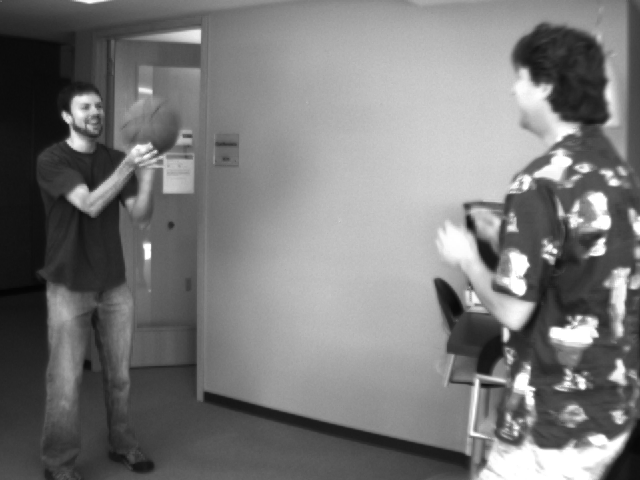
#> input picture person_images/basketball1.png, 640 x 480 px; its folder holds only this picture in this run
$ python count_people_in_image.py
#> lines starting #> are read from the running program, lines starting #| are printed output that depends on the picture; after the words box and inside, x2 and y2 are one past the last pixel; in counts of white or black regions, pixels touching at a corner belong together
#===========================================================================================
#
#title           :Count persons in an image. Also in series of images.
#description     :This script count persons in an image. Also in series of images.
#author		 	 :Abu Yusuf
#date            :20190114
#version         :1.0
#usage		     :count_people_in_image.py
#notes           :Install minimum python 2 or 3, Python
#
#============================================================================================


# Python 2/3 compatibility
from __future__ import print_function

import numpy as np
import cv2 as cv

imageFolder = 'person_images'

def inside(r, q):
    rx, ry, rw, rh = r
    qx, qy, qw, qh = q
    return rx > qx and ry > qy and rx + rw < qx + qw and ry + rh < qy + qh


def draw_detections(img, rects, thickness = 1):
    for x, y, w, h in rects:
        # the HOG detector returns slightly larger rectangles than the real objects.
        # so we slightly shrink the rectangles to get a nicer output.
        pad_w, pad_h = int(0.15*w), int(0.05*h)
        cv.rectangle(img, (x+pad_w, y+pad_h), (x+w-pad_w, y+h-pad_h), (0, 255, 0), thickness)


def main():
    import sys
    from glob import glob
    import itertools as it
    import os


    hog = cv.HOGDescriptor()
    hog.setSVMDetector( cv.HOGDescriptor_getDefaultPeopleDetector() )

    os.chdir(os.getcwd())
    default = imageFolder+os.sep
    filename = os.listdir(default); # list the directories


    total = 0

    for fn in filename:
        print(fn, ' - ',)
        try:
            img = cv.imread(default+fn)
#> img is the input picture: shape (480, 640, 3); min 4, max 255, mean 120.3
            if img is None:
                print('Failed to load image file:', fn)
                continue
        except:
            print('loading error')
            continue

        found, _w = hog.detectMultiScale(img, winStride=(8,8), padding=(32,32), scale=1.05)
#> found = [[404, 191, 90, 181], [0, 69, 189, 411]]
        found_filtered = []
        for ri, r in enumerate(found):
            for qi, q in enumerate(found):
                if ri != qi and inside(r, q):
                    break
            else:
                found_filtered.append(r)
#> this loop made 2 passes
#> ri on passes 1 to 2: 0, 1
#> after the loop, found_filtered = [[404, 191, 90, 181], [0, 69, 189, 411]]
        draw_detections(img, found)
#> the loop in draw_detections, `for x, y, w, h in rects:` made 2 passes
#> (x, y, w, h, pad_w, pad_h) on passes 1 to 2: (404, 191, 90, 181, 13, 9), (0, 69, 189, 411, 28, 20)
#> after the loop in draw_detections, `for x, y, w, h in rects:`:
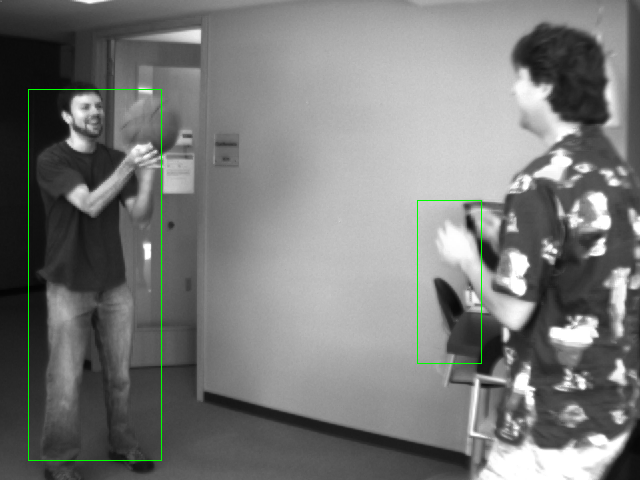
#> img: shape (480, 640, 3); 0.48% of pixels changed, all inside (x1, y1, x2, y2) = (28, 89, 482, 461)
        draw_detections(img, found_filtered, 3)
#> call 2 of draw_detections, with thickness = 3
#> the loop in draw_detections (call 2), `for x, y, w, h in rects:` made 2 passes
#> after the loop in draw_detections (call 2), `for x, y, w, h in rects:`:
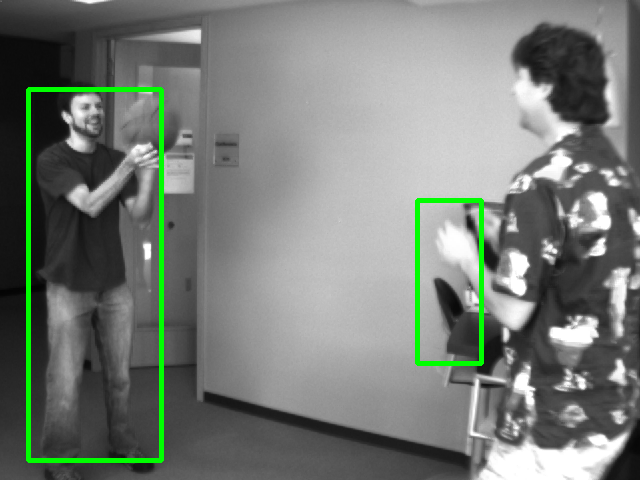
#> img: shape (480, 640, 3); 1.9% of pixels changed, all inside (x1, y1, x2, y2) = (26, 87, 484, 463)

        print('%d (%d) found' % (len(found_filtered), len(found)))
#| 2 (2) found

        total += len(found_filtered) # couting person in a frame or an image
#> total = 2

        cv.imshow('img', img)
        ch = cv.waitKey()
#> (key Esc is pressed here)
        if ch == 27:
            break

    print('In total {} persons are present here.'.format(total))
#| In total 2 persons are present here.

    print('Done')

if __name__ == '__main__':
    print(__doc__)
    main()
    cv.destroyAllWindows()

$ run again, on person_images/t_05_640_480_0_ori01.png
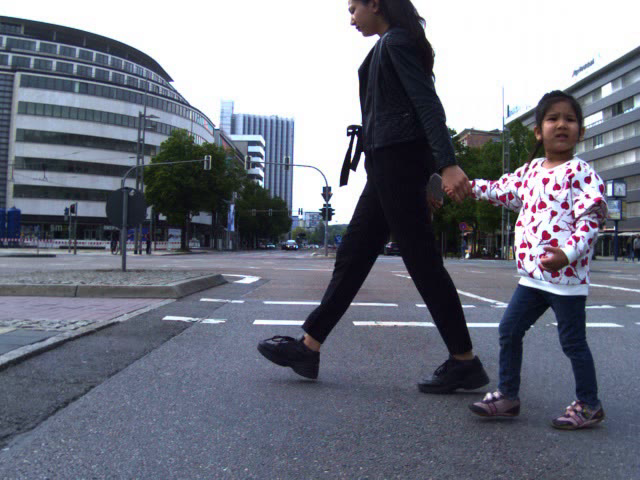
#> input picture person_images/t_05_640_480_0_ori01.png, 640 x 480 px
#> in main, img is the input picture: shape (480, 640, 3); mean B, G, R 130.8, 118.5, 115
#> found = [[0, 76, 39, 156]]
#> the loop in main, `for ri, r in enumerate(found):` made 1 pass
#> (ri, r) on pass 1: (0, [0, 76, 39, 156])
#> the loop in draw_detections, `for x, y, w, h in rects:` made 1 pass
#> (x, y, w, h, pad_w, pad_h) on pass 1: (0, 76, 39, 156, 5, 7)
#> after the loop in draw_detections, `for x, y, w, h in rects:`:
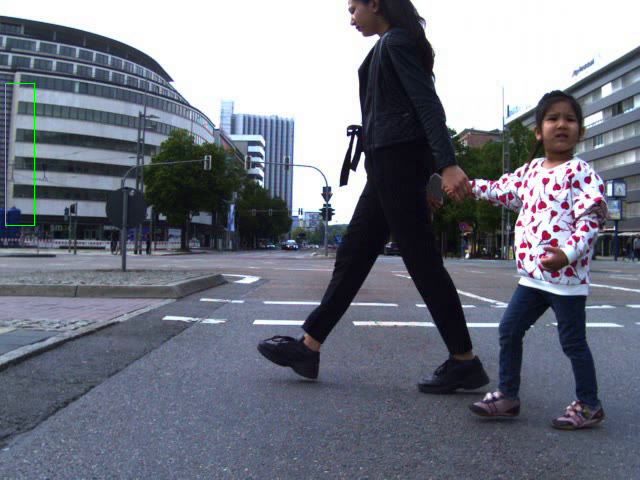
#> img: shape (480, 640, 3); 0.11% of pixels changed, all inside (x1, y1, x2, y2) = (5, 83, 35, 226)
#> the loop in draw_detections (call 2), `for x, y, w, h in rects:` made 1 pass
#> after the loop in draw_detections (call 2), `for x, y, w, h in rects:`:
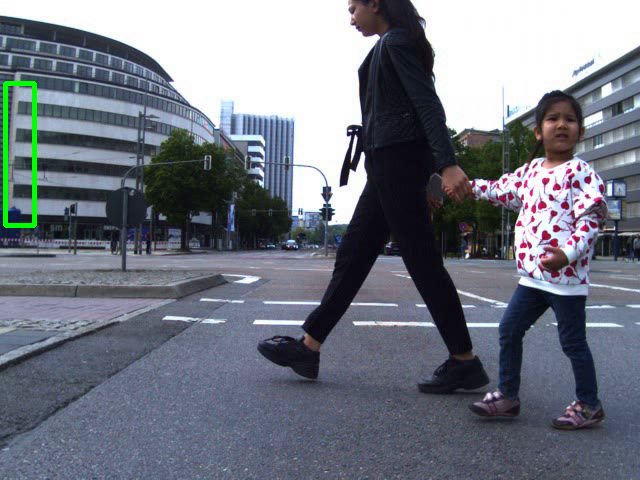
#> img: shape (480, 640, 3); 0.44% of pixels changed, all inside (x1, y1, x2, y2) = (3, 81, 37, 228)
#| 1 (1) found
#> total = 1
#| In total 1 persons are present here.

$ run again, on person_images/t_05_640_480_3_ori01.png
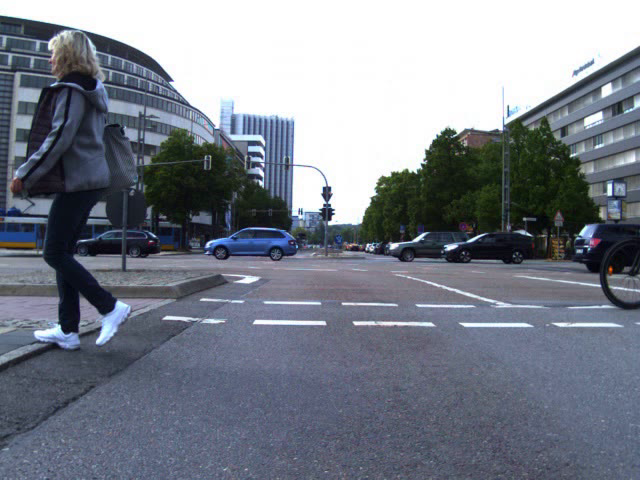
#> input picture person_images/t_05_640_480_3_ori01.png, 640 x 480 px
#> in main, img is the input picture: shape (480, 640, 3); mean B, G, R 138.5, 127.6, 121.8
#> found = [[0, 10, 168, 385]]
#> the loop in main, `for ri, r in enumerate(found):` made 1 pass
#> (ri, r) on pass 1: (0, [0, 10, 168, 385])
#> the loop in draw_detections, `for x, y, w, h in rects:` made 1 pass
#> (x, y, w, h, pad_w, pad_h) on pass 1: (0, 10, 168, 385, 25, 19)
#> after the loop in draw_detections, `for x, y, w, h in rects:`:
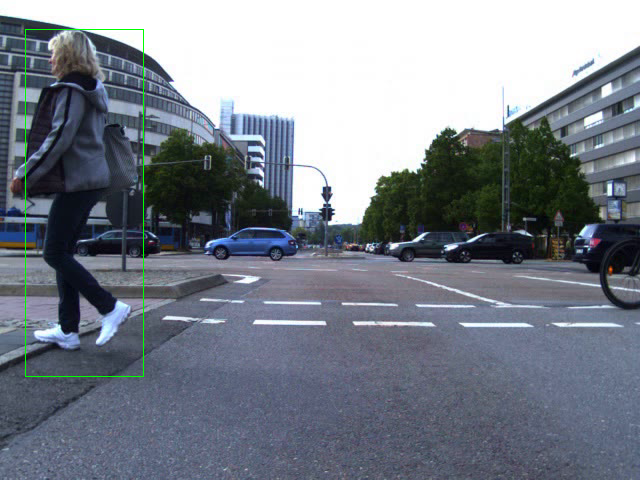
#> img: shape (480, 640, 3); 0.3% of pixels changed, all inside (x1, y1, x2, y2) = (25, 29, 144, 377)
#> the loop in draw_detections (call 2), `for x, y, w, h in rects:` made 1 pass
#> after the loop in draw_detections (call 2), `for x, y, w, h in rects:`:
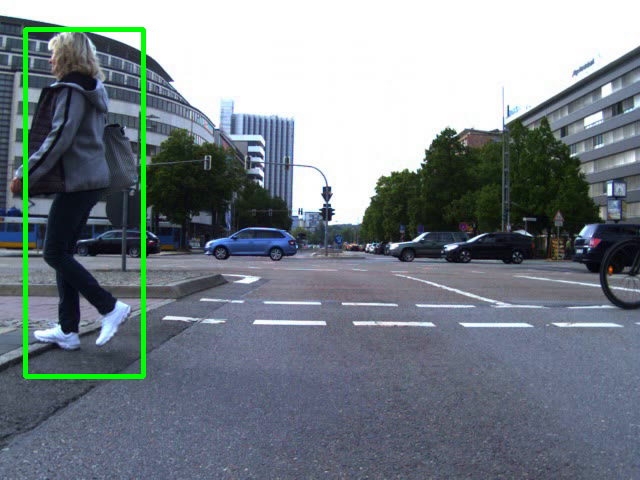
#> img: shape (480, 640, 3); 1.21% of pixels changed, all inside (x1, y1, x2, y2) = (23, 27, 146, 379)
#| 1 (1) found
#> total = 1
#| In total 1 persons are present here.

$ run again, on person_images/t_07_1280_1080_0_ori02.png
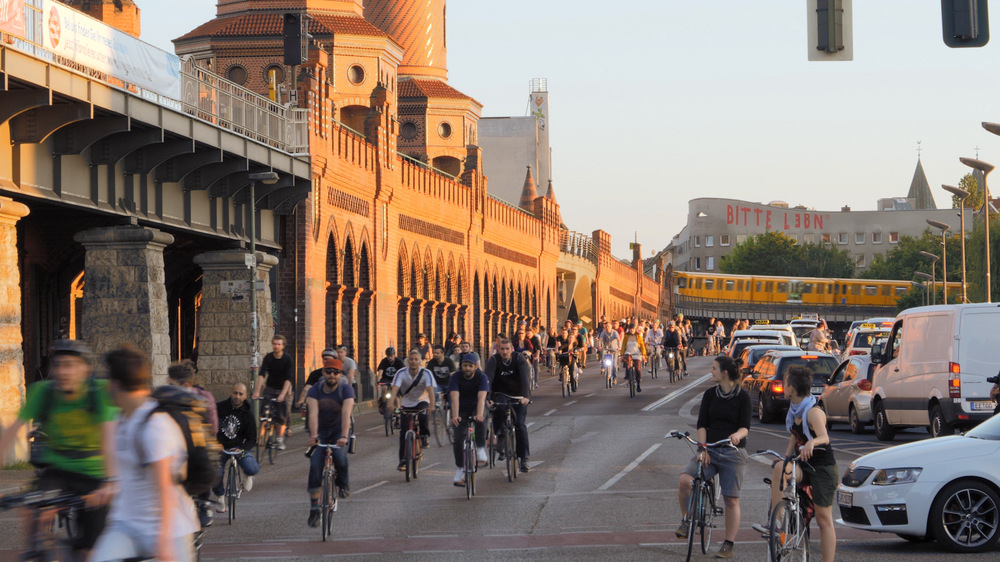
#> input picture person_images/t_07_1280_1080_0_ori02.png, 1000 x 562 px, shrunk from 1920 x 1080 before the run
#> in main, img is the input picture: shape (562, 1000, 3); mean B, G, R 111.5, 121.9, 137.3
#> found = [[238, 318, 80, 160], [367, 324, 88, 177], [194, 364, 78, 156], [126, 379, 78, 156], [423, 327, 95, 190], [275, 326, 113, 225], [458, 307, 99, 199]]
#> the loop in main, `for ri, r in enumerate(found):` made 7 passes
#> after the loop in main, `for ri, r in enumerate(found):`: found_filtered has the same summary as found
#> the loop in draw_detections, `for x, y, w, h in rects:` made 7 passes
#> (x, y, w, h, pad_w, pad_h) on passes 1 to 7: (238, 318, 80, 160, 12, 8), (367, 324, 88, 177, 13, 8), (194, 364, 78, 156, 11, 7), (126, 379, 78, 156, 11, 7), (423, 327, 95, 190, 14, 9), (275, 326, 113, 225, 16, 11), (458, 307, 99, 199, 14, 9)
#> after the loop in draw_detections, `for x, y, w, h in rects:`:
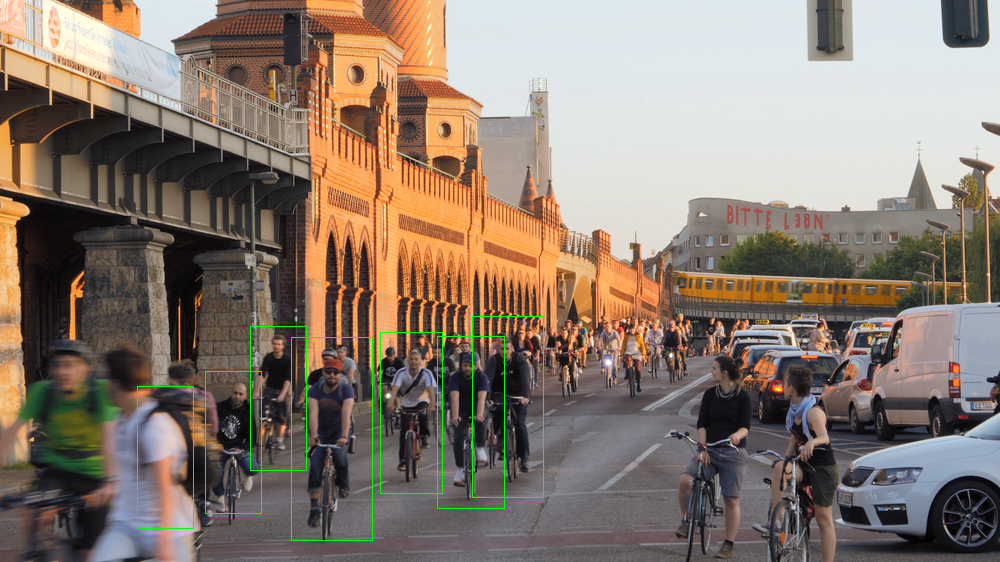
#> img: shape (562, 1000, 3); 0.57% of pixels changed, all inside (x1, y1, x2, y2) = (137, 316, 544, 541)
#> the loop in draw_detections (call 2), `for x, y, w, h in rects:` made 7 passes
#> after the loop in draw_detections (call 2), `for x, y, w, h in rects:`:
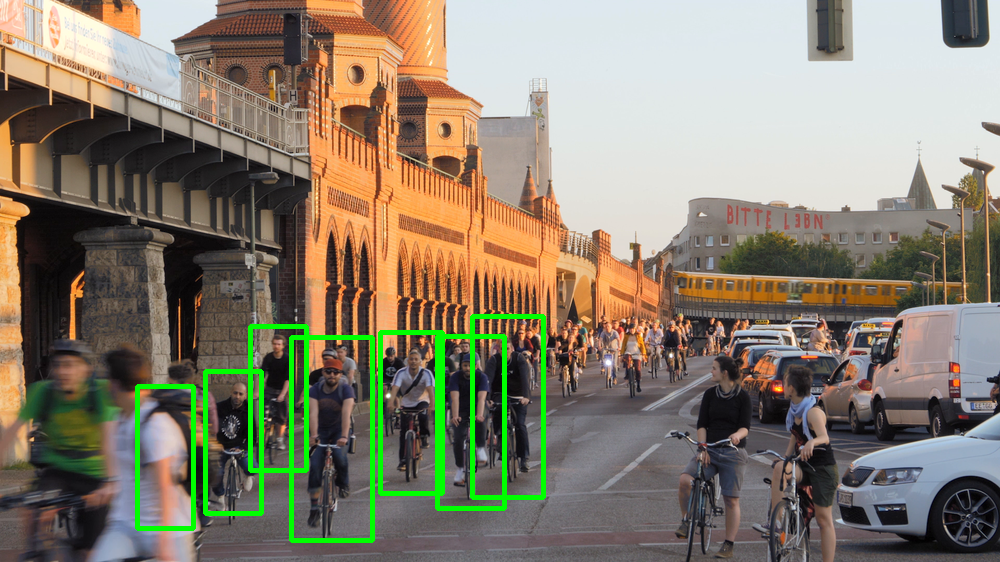
#> img: shape (562, 1000, 3); 2.22% of pixels changed, all inside (x1, y1, x2, y2) = (135, 314, 546, 543)
#| 7 (7) found
#> total = 7
#| In total 7 persons are present here.
